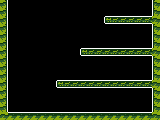

Rendered tile map (Tiled .tmx) drawn with the repository's tilesets; below, a short description and the full map source, tile grids included:
An orthogonal 20x15 tile map with 8x8 px tiles, 1 tile layer (Tile Layer 1) and 6 objects (4x floor, 2x wall).

<map version="1.4" tiledversion="1.4.1" orientation="orthogonal" renderorder="right-down" width="20" height="15" tilewidth="8" tileheight="8" infinite="0" nextlayerid="3" nextobjectid="9">
 <editorsettings>
  <export target="../media/maps/map-3.json" format="json" />
 </editorsettings>
 <tileset firstgid="1" name="map-tiles" tilewidth="8" tileheight="8" tilecount="64" columns="64">
  <image source="../media/images/map-tiles.png" width="512" height="8" />
 </tileset>
 <layer id="1" name="Tile Layer 1" width="20" height="15">
  <data encoding="csv">
11,0,0,0,0,0,0,0,0,0,0,0,0,0,0,0,0,0,0,9,
11,0,0,0,0,0,0,0,0,0,0,0,0,0,0,0,0,0,0,9,
11,0,0,0,0,0,0,0,0,0,0,0,0,25,26,26,26,26,26,10,
11,0,0,0,0,0,0,0,0,0,0,0,0,0,0,0,0,0,0,9,
11,0,0,0,0,0,0,0,0,0,0,0,0,0,0,0,0,0,0,9,
11,0,0,0,0,0,0,0,0,0,0,0,0,0,0,0,0,0,0,9,
11,0,0,0,0,0,0,0,0,0,25,26,26,26,26,26,26,26,26,10,
11,0,0,0,0,0,0,0,0,0,0,0,0,0,0,0,0,0,0,9,
11,0,0,0,0,0,0,0,0,0,0,0,0,0,0,0,0,0,0,9,
11,0,0,0,0,0,0,0,0,0,0,0,0,0,0,0,0,0,0,9,
11,0,0,0,0,0,0,25,26,26,26,26,26,26,26,26,26,26,26,10,
11,0,0,0,0,0,0,0,0,0,0,0,0,0,0,0,0,0,0,9,
11,0,0,0,0,0,0,0,0,0,0,0,0,0,0,0,0,0,0,9,
11,0,0,0,0,0,0,0,0,0,0,0,0,0,0,0,0,0,0,9,
10,2,2,2,2,2,2,2,2,2,2,2,2,2,2,2,2,2,2,10
</data>
 </layer>
 <objectgroup id="2" name="Object Layer 1">
  <object id="1" name="floor" x="0" y="112" width="160" height="8" />
  <object id="2" name="wall" x="152" y="0" width="8" height="121.75" />
  <object id="3" name="wall" x="0" y="0" width="8" height="120" />
  <object id="4" name="floor" x="56" y="80" width="96" height="8" />
  <object id="6" name="floor" x="79.6364" y="48" width="72.5455" height="8" />
  <object id="8" name="floor" x="104.182" y="16" width="47.6364" height="8" />
 </objectgroup>
</map>